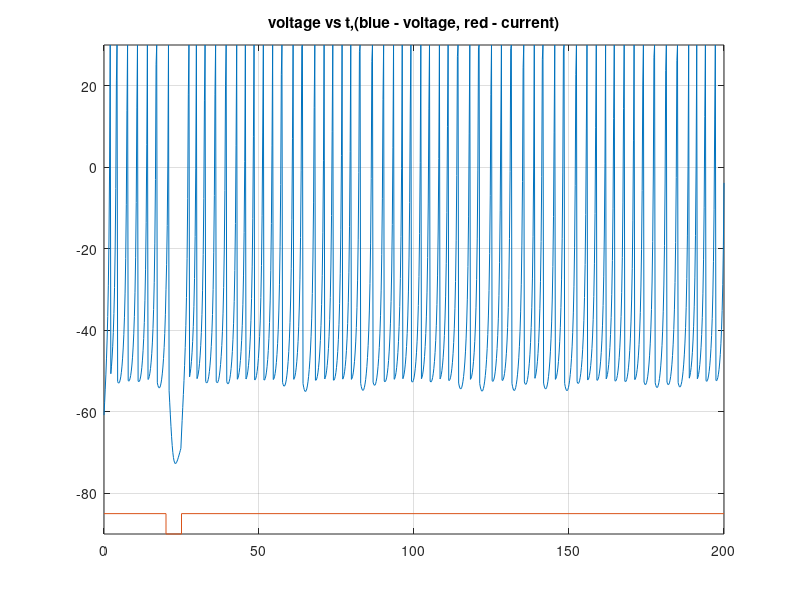

Reproduce this figure in MATLAB.
% for i=-5:1:5
a=0.5; b=0.5; c=-52;  d=0;

    V=-64;  u=b*V;
    VV=[];  uu=[];
    tau = 0.2;  tspan = 0:tau:200;
    T1=20;
    for t=tspan
        if (t>T1) & (t < T1+5) 
            I=-15;
        else
            I=0;
        end;
        V = V + tau*(0.04*V^2+5*V+140-u+I);
        u = u + tau*a*(b*V-u);
        if V > 30
            VV(end+1)=30;
            V = c;
            u = u + d;
        else
            VV(end+1)=V;
        end;
        uu(end+1)=u;
    end;
    figure(floor(100+1))
        plot(tspan,VV,[0 T1 T1 (T1+5) (T1+5) max(tspan)],-85+[0 0 -5 -5 0 0]);
        axis([0 max(tspan) -90 30])
        % title([' value ', num2str(i)]);
        title('voltage vs t,(blue - voltage, red - current)')
    grid
% end
